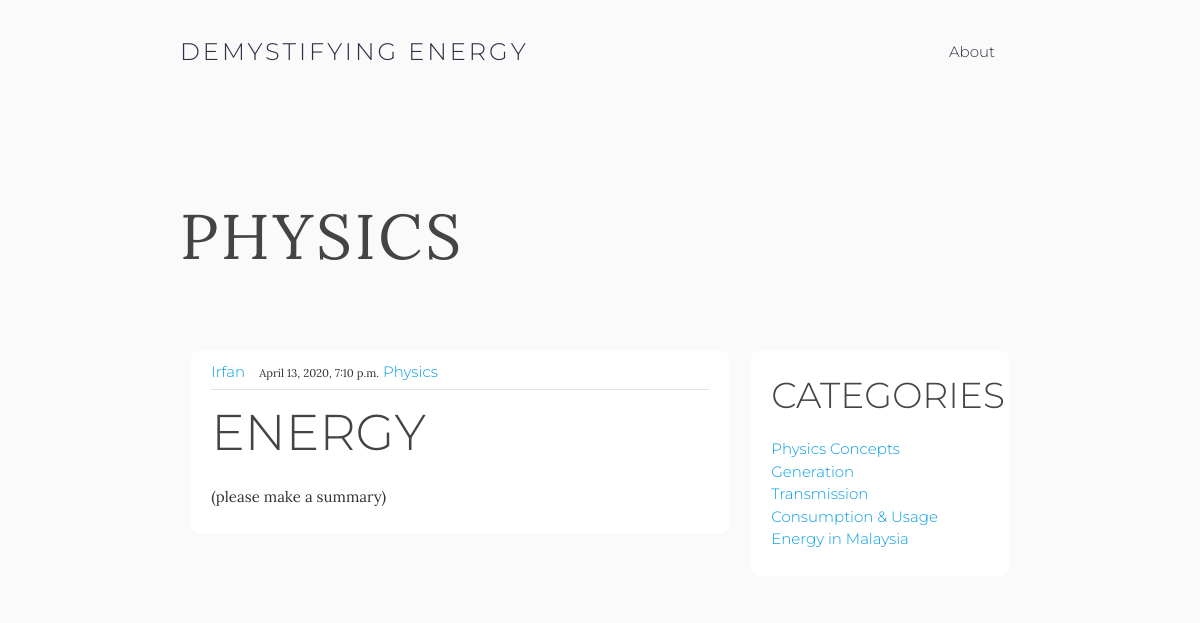
The app's page /category/physics/ with its own data.
### blog/models.py (models this page shows, shortened)
class Category(models.Model):
    name = models.CharField(max_length=100)
    slug = models.SlugField(max_length=100, unique=True)
    class Meta:
        ordering = ('name',)
        verbose_name = 'category'
        verbose_name_plural = 'categories'
    def get_absolute_url(self):
        return reverse('blog:list_by_category', args=[self.slug] )
    def __str__(self):
        return self.name

class Article(models.Model):
    title = models.CharField(max_length=100)
    slug = models.SlugField()
    category = models.ForeignKey('Category', on_delete=models.CASCADE)
    content = RichTextField(config_name = 'default')
    summary = models.CharField(max_length=100)
    datePosted = models.DateTimeField(auto_now_add=True)
    author = models.TextField()
    status = models.IntegerField(choices=STATUS, default=0)
    created_on = models.DateTimeField(auto_now_add=True)
    class Meta:
        ordering = ['-created_on']

### blog/views.py (the view)
# urls.py: url(r'^category/(?P<category_slug>[-\w]+)/$', views.list_by_category, name='list_by_category'),
def list_by_category(request, category_slug):
    categories = Category.objects.all()
    articles = Article.objects.all()
    if category_slug:
        category = get_object_or_404(Category, slug=category_slug)
        articles = articles.filter(category=category)
    context = {'categories': categories, 'articles': articles, 'category': category}
    return render(request, 'blog/categories.html', context)

### blog/templates/blog/categories.html (shortened to what this page needs)
{% extends "blog/base.html" %}
{% block content %}
<div class="container" style="padding-top:20vh">
  <h1 class="display-4 lora" id="jumbotron-title">{{category.name}}</h1>
</div>
<main role="main" class="container content">
<div class="row">
    <div class="col s8">
      {% for article in articles %}
        {% if article.status%}
        <article class="media content-section">
            <div class="media-body">
              <div class="article-metadata">
                <a class="mr-2" href="#">{{ article.author }}</a>
                <small class="text-muted">{{ article.datePosted }}</small>
                <a class="mr-2" href="{{article.category.get_absolute_url}}">{{article.category}}</a>
              </div>
              <h2><a class="article-title" href="{% url 'blog:link' slug=article.slug %}">{{ article.title }}</a></h2>
              <p class="article-content">{{ article.summary}}</p>
            </div>
          </article>
        {% endif %}
      {% endfor %}
    </div>
{% endblock content %}

### blog/static/blog/main.css (style rules this page uses)
body { font-family: 'Lora', serif; background: #fafafa; color: #333333; }
a { font-family: 'Montserrat', sans-serif; font-weight: 300; }
h1, h2, h3, h4, h5, h6 { font-family: 'Montserrat', sans-serif; font-weight: 300; text-transform: uppercase; }
h1, h2, h3, h4, h5, h6 { color: #444444; }
h1 { font-family: "Lora", serif; letter-spacing: 3px; }
h2 { font-size: 3.35rem; margin: 1.0rem 0 1.7rem 0 }
.content-section { background: #ffffff; padding: 10px 20px; border-radius: 8px; margin-bottom: 20px; }
.container { position: relative; z-index: 100; }
.article-title { color: #444444; }
.article-content { white-space: pre-line; max-width: 100%; }
.mr-2 { margin-right: 10px; }
.article-metadata { padding-bottom: 5px; margin-bottom: 4px; border-bottom: 1px solid #e3e3e3; }
.content { margin-top: 80px; }

### records on screen
Category: name "PHYSICS"
Article: author "Irfan", datePosted "April 13, 2020, 7:10 p.m.", category "Physics", title "ENERGY", summary "(please make a summary)"
